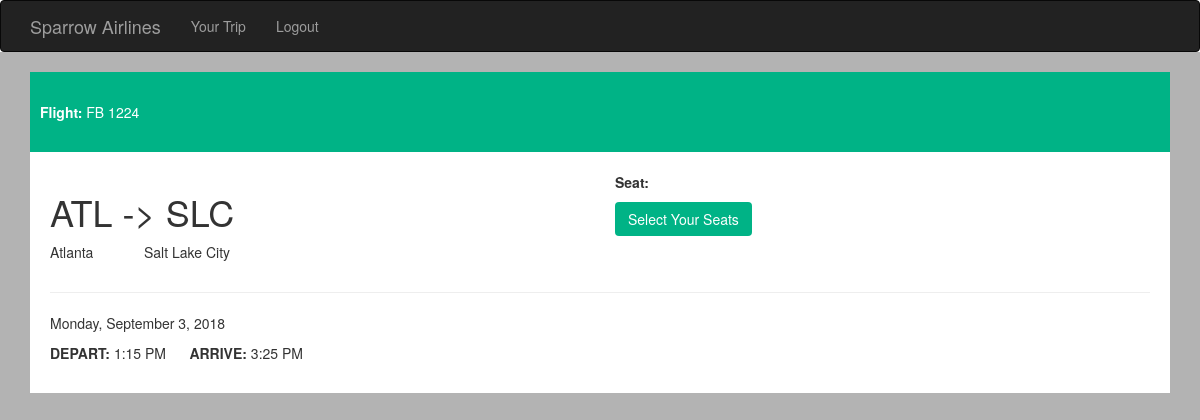
The page /trip on the database as committed earlier.
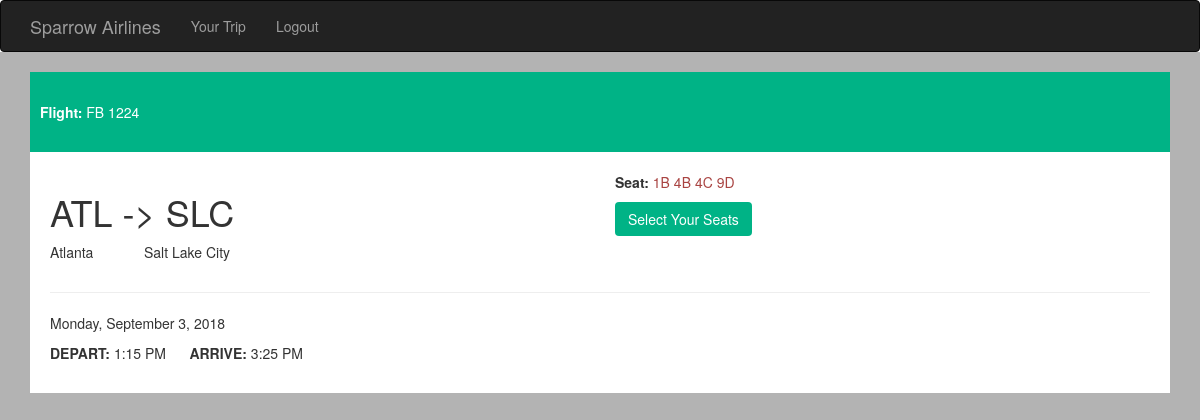
The same page on the database as committed later.
### tables this page shows
CREATE TABLE seat(id int primary key, aisle varchar(2), row int, isOpen int, seatClass varchar(30), price float);

### routes.py (the view)
@app.route("/trip", methods=['GET'])
def trip():
    seats = execute_sql('SELECT * FROM seat ORDER BY row, aisle')
    return render_template("trip.html", seats=seats)

### routes.py (called while the page is built)
def open_connection():
    connection = getattr(g, '_connection', None)
    if connection is None:
        connection = g._connection = sqlite3.connect(PATH)
        connection.row_factory = sqlite3.Row
    return connection

def execute_sql(sql, values=(), commit=False, single=False):
    connection = open_connection()
    cursor = connection.execute(sql, values)
    if commit:
        results = connection.commit()
    else:
        results = cursor.fetchone() if single else cursor.fetchall()
    cursor.close()
    return results

@app.teardown_appcontext
def close_connection(exception):
    connection = getattr(g, '_connection', None)
    if connection is not None:
        connection.close()

### templates/trip.html (shortened to what this page needs)
{% extends "layouts.html" %}
{% from 'macros.html' import displaySeat, displaySeats with context %}
{% block content %}
<main class="trip">
        <div class="container">
            <br>
            <div class="card">
                <div class="card-header bg-accent text-white p-3">
                    <br><strong>Flight: </strong> FB 1224 <br> <br>
                </div>
                <div class="card-body">
                    <div class="row">
                        <div class="col-md-6">
                            <h1 class="card-title">ATL -> SLC</h1>
                            <p>Atlanta &nbsp&nbsp&nbsp&nbsp&nbsp&nbsp&nbsp&nbsp&nbsp&nbsp&nbsp Salt Lake City</p>
                        </div>
                        <div class="col-md-6">
                            <p><strong> Seat:</strong>
                                 {% for seat in seats %}
                                        {% if(seat['isOpen'] == 0) %}
                                             <a class="text-danger"
                                                   href="{{ url_for('seats') }}">
                                                    {{ seat['row'] }}{{ seat['aisle'] }}</a>
                                        {% endif %}
                                {% endfor %}
                            </p>
        <a href="{{ url_for('seats')}}" class="btn btn-accent">Select Your Seats</a>
                        </div>
                    </div>
                    <hr/>
                    <p>Monday, September 3, 2018</p>
                    <p><strong>DEPART:</strong> 1:15 PM &nbsp&nbsp&nbsp&nbsp
                        <strong>ARRIVE: </strong> 3:25 PM</p>
                </div>
            </div>
        </div>
    </main>
{% endblock %}

### templates/layouts.html (shortened to what this page needs)
{% extends "bootstrap/base.html" %}
{% block styles %}
    {{ super() }}
    <link href="{{ url_for('static', filename='css/styles.css') }}" rel="stylesheet">
    <link rel="stylesheet" href="https://use.fontawesome.com/releases/v5.6.1/css/all.css"
>
{% endblock %}
{% block navbar %}
    <div class="navbar navbar-inverse" role="navigation">
        <div class="container">
            <div class="navbar-header">
                <a class="navbar-brand" href="/">Sparrow Airlines</a>
            </div>
            <div class="navbar-collapse collapse">
                <ul class="nav navbar-nav">
                    <li><a href="{{ url_for('trip') }}">Your Trip</a></li>
                    {% if request.cookies.get('userid')== '0' or  request.cookies.get('userid')== null %}
                        <li><a href="{{ url_for('login') }}">Login</a></li>
                        <li><a href="{{ url_for('register') }}">Register</a></li>
                    {% else %}
                        <li><a href="{{ url_for('logout') }}">Logout</a></li>
                    {% endif %}
                </ul>
            </div>
        </div>
    </div>
{% endblock %}

### static/css/styles.css (style rules this page uses)
:root { --accent: #00b386; }
main { background-color: #b3b3b3; height: 100vh; }
.text-white { color:white; }
.p-3 { padding: 10px }
.bg-accent { background-color: var(--accent); }
.btn-accent { background-color: var(--accent); color: white; }
.navbar { z-index: 1; margin-bottom: 0; }
.card-body { background-color: white; }
.trip .card-body { padding: 20px; }

Rows that differ between the two databases and show on the page:
now on this page (row edited): seat: row "1", aisle "B"
added seat: row "4", aisle "B"
added seat: row "4", aisle "C"
added seat: row "9", aisle "D"
